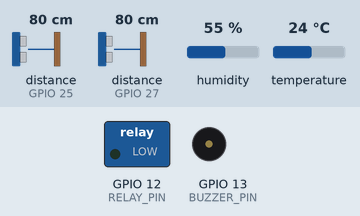
Recording of a sketch running on a simulated ESP32. Parts: switched loads named in the sketch (green lamp = pin HIGH), buzzer (waves = sounding, pin HIGH). Inputs (shaded band) come from the test bench; at power-on: humidity 55 %, distance to the obstacle (sensors on GPIO 25, GPIO 27) 80 cm, temperature 24 °C. The echo pulse lasts 58.3 µs per cm; WiFi joins after 1.5 s; servers stay silent unless stated; the local clock reads 2024-03-15 10:24:30 at power-on unless the sketch sets it; pins used as bus, display or sensor lines are not drawn.

Above: at 3.0 s.
3.1 s: humidity set to 41 %
8.3 s: humidity set to 38 %
At 12.5 s:
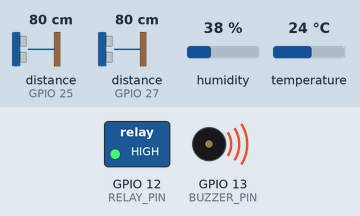
13.3 s: humidity set to 40 %
At 17.5 s:
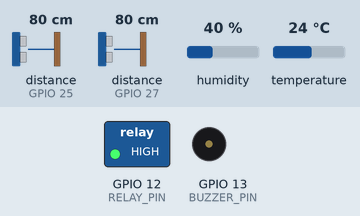
18.3 s: humidity set to 22 %
At 22.5 s:
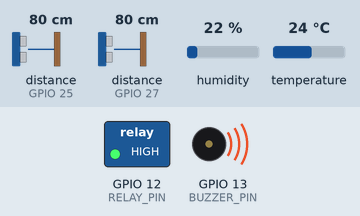
Timing chart, 0 to 24.0 s (numbered marks = the images above; inputs shaded):
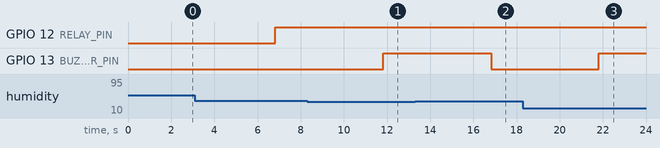

Measured:
- the behaviour switches between 40 and 39 % on humidity (found by bisection; images 0 and 1)
- after the input at 8.3 s, GPIO 13 (BUZZER_PIN): LOW → HIGH after 3.5 s
- after the input at 13.3 s, GPIO 13 (BUZZER_PIN): HIGH → LOW after 3.5 s
- after the input at 18.3 s, GPIO 13 (BUZZER_PIN): LOW → HIGH after 3.5 s

The sketch:

KandangAyamESP32.ino
```cpp
#define BLYNK_TEMPLATE_ID "YourTemplateID"
#define BLYNK_DEVICE_NAME "KandangAyam"
#define BLYNK_AUTH_TOKEN "YourAuthToken"

#include <WiFi.h>
#include <BlynkSimpleEsp32.h>
#include <DHT.h>
#include <Wire.h>
#include <RTClib.h>

// WiFi credentials
char ssid[] = "YourSSID";
char pass[] = "YourPassword";

// Pin configuration
#define DHTPIN 4
#define DHTTYPE DHT22
#define BUZZER_PIN 13
#define RELAY_PIN 12

#define TRIG_PAKAN 14
#define ECHO_PAKAN 27
#define TRIG_AIR 26
#define ECHO_AIR 25

DHT dht(DHTPIN, DHTTYPE);
RTC_DS3231 rtc;

// Virtual Pins Blynk
#define VP_TEMP V0
#define VP_HUMID V1
#define VP_PAKAN V2
#define VP_AIR V3
#define VP_LAMP_SWITCH V4

BlynkTimer timer;

void setupUltrasonic(int trigPin, int echoPin) {
  pinMode(trigPin, OUTPUT);
  pinMode(echoPin, INPUT);
}

long readDistance(int trigPin, int echoPin) {
  digitalWrite(trigPin, LOW);
  delayMicroseconds(2);
  digitalWrite(trigPin, HIGH);
  delayMicroseconds(10);
  digitalWrite(trigPin, LOW);
  return pulseIn(echoPin, HIGH) * 0.034 / 2;
}

void sendSensor() {
  float temp = dht.readTemperature();
  float humid = dht.readHumidity();
  long distPakan = readDistance(TRIG_PAKAN, ECHO_PAKAN);
  long distAir = readDistance(TRIG_AIR, ECHO_AIR);
  DateTime now = rtc.now();

  Blynk.virtualWrite(VP_TEMP, temp);
  Blynk.virtualWrite(VP_HUMID, humid);
  Blynk.virtualWrite(VP_PAKAN, distPakan);
  Blynk.virtualWrite(VP_AIR, distAir);

  // Kondisi jika suhu terlalu panas atau kelembapan terlalu rendah
  if (temp > 35 || humid < 40) {
    digitalWrite(BUZZER_PIN, HIGH);
  } else {
    digitalWrite(BUZZER_PIN, LOW);
  }

  // Jika pakan atau air di bawah ambang batas
  if (distPakan > 15 || distAir > 15) {
    digitalWrite(RELAY_PIN, HIGH); // Nyalakan lampu
  } else {
    digitalWrite(RELAY_PIN, LOW);
  }
}

BLYNK_WRITE(VP_LAMP_SWITCH) {
  int lampState = param.asInt();
  digitalWrite(RELAY_PIN, lampState);
}

void setup() {
  Serial.begin(115200);

  pinMode(BUZZER_PIN, OUTPUT);
  pinMode(RELAY_PIN, OUTPUT);

  setupUltrasonic(TRIG_PAKAN, ECHO_PAKAN);
  setupUltrasonic(TRIG_AIR, ECHO_AIR);

  dht.begin();
  rtc.begin();

  Blynk.begin(BLYNK_AUTH_TOKEN, ssid, pass);
  timer.setInterval(5000L, sendSensor); // Update setiap 5 detik
}

void loop() {
  Blynk.run();
  timer.run();
}
```
